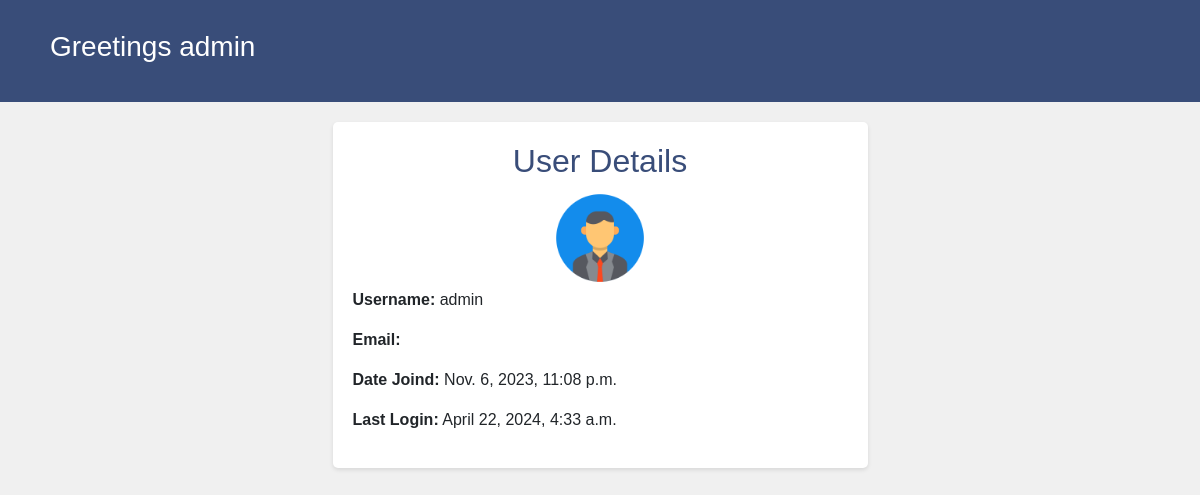
The page /profile/ (signed in) on the database its author committed.
### MyApp/models.py (models this page shows)
class User(AbstractUser):
    class Role(models.TextChoices):
        ADMIN = "ADMIN", "Admin"
        USER = "USER", "User"
        OFFICER = "OFFICER", "Officer"
    role = models.CharField(
        max_length=50,
        choices=Role.choices,
        default=Role.USER,
    )
    groups = models.ManyToManyField(
        Group,
        verbose_name="Groups",
        blank=True,
        related_name="myapp_user_set",
        related_query_name="user",
    )
    user_permissions = models.ManyToManyField(
        Permission,
        verbose_name="User Permissions",
        blank=True,
        related_name="myapp_user_set",
        related_query_name="user",
    )

### MyApp/views.py (the view)
# urls.py: path('profile/',views.user_profile, name='user_profile'),
@login_required
def user_profile(request):
    user = request.user
    return render(request, 'user_profile.html', {'user': user})

### templates/user_profile.html (shortened to what this page needs)
{% load static %}
<!DOCTYPE html>
<html lang="en">
<head>
    <link href="https://stackpath.bootstrapcdn.com/bootstrap/4.5.2/css/bootstrap.min.css" rel="stylesheet">
</head>
<body>
    <header>
        <div class="container">
            <h3>Greetings {{user.username}}</h3>
        </div>
    </header>
    <div class="container">
        <div class="row">
            <div class="col-md-6 offset-md-3">
                <div class="profile-info">
                    <h2><center>User Details</center></h2>
                    <center><img src="{% static 'assets/img/profilepicture.png' %}" alt="Profile Picture" style="width: 100px; height: 100px;"></center>
                    <p><strong>Username:</strong> {{ user.username }}</p>
                    <p><strong>Email:</strong> {{ user.email }}</p>
                    <p><strong>Date Joind:</strong> {{ user.date_joined }}</p>
                    <p><strong>Last Login:</strong> {{ user.last_login }}</p>
                </div>
            </div>
        </div>
    </div>
</body>
</html>

### templates/user_profile.html (style rules this page uses)
body { font-family: Arial, sans-serif; background-color: #f0f0f0; margin: 0; padding: 0; }
header { background-color: #394D79; color: white; padding: 10px; text-align: left; }
.container { padding: 20px; }
h2 { color: #394D79; }
.profile-info { background-color: #fff; border-radius: 5px; padding: 20px; box-shadow: 0 2px 4px rgba(0, 0, 0, 0.1); }

### rows shown on the page
User: username "admin", date_joined "Nov. 6, 2023, 11:08 p.m.", last_login "April 22, 2024, 4:33 a.m."
